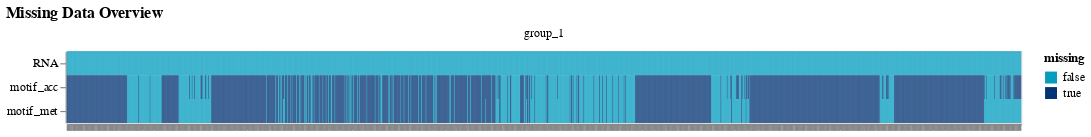

Notebook code for this chart:
### Code cell
# Run model with MuData object
model = CORE(device="cuda")
model.fit(
    n_factors=7,
    data=data,
    likelihoods={
        "RNA": "Normal",
        "motif_met": "Normal",
        "motif_acc": "Normal",
    },
    factor_prior="GP",
    weight_prior="ARD_Spike_and_Slab",
    covariates_obsm_key="umap",
    lr=0.005,
    early_stopper_patience=500,
    print_every=100,
    center_groups=True,
    scale_views=False,
    scale_groups=True,
    max_epochs=10000,
    save=True,
    save_path="trained_model",
    init_factors="random",
    init_scale=0.1,
)

### Figure 1 — Vega specification as saved in the notebook (floating-point values rounded to 4 significant figures; data arrays with more than 128 entries replaced by an {"elided": "..."} marker saying what was removed)
{"$schema": "https://vega.github.io/schema/vega/v5.json", "data": [{"name": "source_0", "values": {"elided": "4554 records"}}, {"name": "facet_domain", "values": [{"group": "group_1", "count": 4554}]}, {"name": "facet_domain_row", "values": [{"data": 0.0}]}, {"name": "facet_domain_column", "transform": [{"type": "sequence", "start": 0.0, "stop": {"signal": "min(length(data(\"facet_domain\")), 3)"}}]}, {"name": "source_0_x_domain_obs_name", "values": {"elided": "1518 records"}}, {"name": "source_0_y_domain_view", "values": [{"view": "RNA"}, {"view": "motif_met"}, {"view": "motif_acc"}]}, {"name": "source_0_color_domain_missing", "values": [{"missing": false}, {"missing": true}]}], "signals": [{"name": "child_width", "value": 800}, {"name": "y_step", "value": 20}, {"name": "child_height", "update": "bandspace(domain('y').length, 0, 0) * y_step"}], "marks": [{"type": "group", "name": "row_header", "from": {"data": "facet_domain_row"}, "encode": {"update": {"height": {"signal": "child_height"}}}, "axes": [{"scale": "y", "grid": false, "zindex": 1, "orient": "left"}], "role": "row-header"}, {"type": "group", "name": "column_footer", "from": {"data": "facet_domain_column"}, "encode": {"update": {"width": {"signal": "child_width"}}}, "axes": [{"scale": "x", "orient": "bottom", "labels": false, "labelAlign": "right", "labelBaseline": "middle", "grid": false, "labelAngle": 270, "zindex": 1}], "role": "column-footer"}, {"type": "group", "name": "cell", "from": {"facet": {"data": "source_0", "name": "facet", "groupby": ["group"]}}, "sort": {"field": ["datum[\"group\"]"], "order": ["ascending"]}, "encode": {"update": {"height": {"signal": "child_height"}, "width": {"signal": "child_width"}}}, "marks": [{"type": "rect", "name": "child_marks", "from": {"data": "facet"}, "encode": {"update": {"x": {"field": "obs_name", "scale": "x"}, "height": {"signal": "max(0.25, bandwidth('y'))"}, "width": {"signal": "max(0.25, bandwidth('x'))"}, "fill": {"field": "missing", "scale": "color"}, "y": {"field": "view", "scale": "y"}}}, "style": ["rect"]}], "title": {"text": {"signal": "isValid(parent[\"group\"]) ? parent[\"group\"] : \"\"+parent[\"group\"]"}, "style": "guide-label", "offset": 10, "frame": "group"}, "style": "cell"}], "scales": [{"name": "x", "type": "band", "domain": {"data": "source_0_x_domain_obs_name", "field": "obs_name", "sort": true}, "range": [0, {"signal": "child_width"}], "paddingInner": 0, "paddingOuter": 0}, {"name": "y", "type": "band", "domain": {"data": "source_0_y_domain_view", "field": "view", "sort": true}, "range": {"step": {"signal": "y_step"}}, "paddingOuter": 0, "paddingInner": 0}, {"name": "color", "type": "ordinal", "domain": {"data": "source_0_color_domain_missing", "field": "missing", "sort": true}, "range": ["#049DBF", "#023373"]}], "title": {"text": "Missing Data Overview", "anchor": "start"}, "padding": 5, "legends": [{"fill": "color", "symbolType": "square", "title": "missing"}], "background": "white", "layout": {"padding": 20, "bounds": "full", "align": "all", "columns": 3}}
